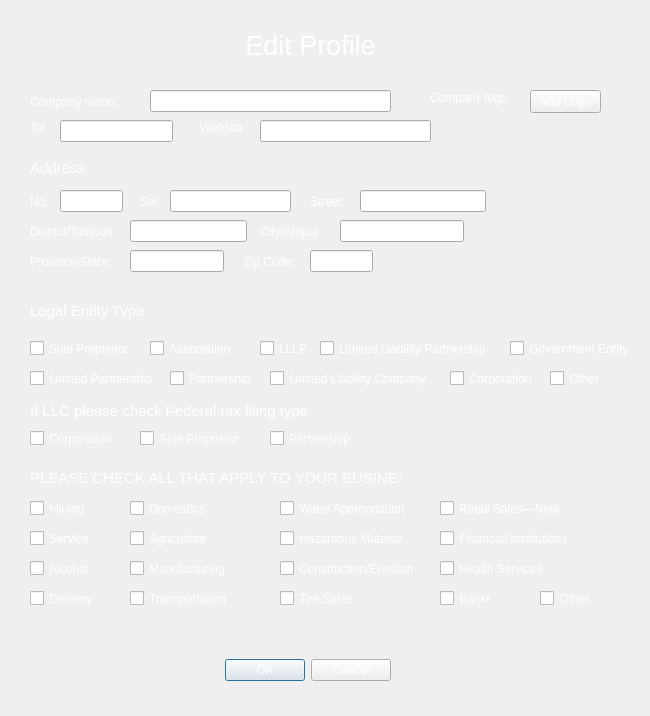
<?xml version="1.0" encoding="UTF-8"?>
<ui version="4.0">
 <class>Form</class>
 <widget class="QWidget" name="Form">
  <property name="geometry">
   <rect>
    <x>0</x>
    <y>0</y>
    <width>650</width>
    <height>716</height>
   </rect>
  </property>
  <property name="windowTitle">
   <string>Form</string>
  </property>
  <property name="styleSheet">
   <string notr="true">QWidget{
	background-image: url(:/bg/grey.png);
	color: white
}

QComboBox{
	
	background-color: rgb(65, 65, 65);
}</string>
  </property>
  <widget class="QLabel" name="label">
   <property name="geometry">
    <rect>
     <x>200</x>
     <y>10</y>
     <width>221</width>
     <height>71</height>
    </rect>
   </property>
   <property name="font">
    <font>
     <pointsize>20</pointsize>
    </font>
   </property>
   <property name="text">
    <string>Edit Profile</string>
   </property>
   <property name="alignment">
    <set>Qt::AlignCenter</set>
   </property>
  </widget>
  <widget class="QLabel" name="label_2">
   <property name="geometry">
    <rect>
     <x>30</x>
     <y>90</y>
     <width>111</width>
     <height>24</height>
    </rect>
   </property>
   <property name="text">
    <string>Company name:</string>
   </property>
  </widget>
  <widget class="QLineEdit" name="lineEdit_comp_name">
   <property name="geometry">
    <rect>
     <x>150</x>
     <y>90</y>
     <width>241</width>
     <height>22</height>
    </rect>
   </property>
   <property name="text">
    <string/>
   </property>
  </widget>
  <widget class="QLabel" name="label_comp_logo">
   <property name="geometry">
    <rect>
     <x>430</x>
     <y>90</y>
     <width>91</width>
     <height>16</height>
    </rect>
   </property>
   <property name="text">
    <string>Company logo</string>
   </property>
  </widget>
  <widget class="QPushButton" name="pushButton">
   <property name="geometry">
    <rect>
     <x>530</x>
     <y>90</y>
     <width>71</width>
     <height>23</height>
    </rect>
   </property>
   <property name="text">
    <string>Add Logo</string>
   </property>
  </widget>
  <widget class="QLabel" name="label_12">
   <property name="geometry">
    <rect>
     <x>30</x>
     <y>160</y>
     <width>71</width>
     <height>16</height>
    </rect>
   </property>
   <property name="font">
    <font>
     <pointsize>11</pointsize>
    </font>
   </property>
   <property name="text">
    <string>Address</string>
   </property>
  </widget>
  <widget class="QLabel" name="label_19">
   <property name="geometry">
    <rect>
     <x>30</x>
     <y>300</y>
     <width>161</width>
     <height>21</height>
    </rect>
   </property>
   <property name="font">
    <font>
     <pointsize>11</pointsize>
    </font>
   </property>
   <property name="text">
    <string>Legal Entity Type</string>
   </property>
  </widget>
  <widget class="QCheckBox" name="checkBox">
   <property name="geometry">
    <rect>
     <x>30</x>
     <y>340</y>
     <width>121</width>
     <height>17</height>
    </rect>
   </property>
   <property name="text">
    <string>Sole Proprietor</string>
   </property>
  </widget>
  <widget class="QCheckBox" name="checkBox_2">
   <property name="geometry">
    <rect>
     <x>150</x>
     <y>340</y>
     <width>101</width>
     <height>17</height>
    </rect>
   </property>
   <property name="text">
    <string>Association</string>
   </property>
  </widget>
  <widget class="QCheckBox" name="checkBox_3">
   <property name="geometry">
    <rect>
     <x>260</x>
     <y>340</y>
     <width>51</width>
     <height>17</height>
    </rect>
   </property>
   <property name="text">
    <string>LLLP</string>
   </property>
  </widget>
  <widget class="QCheckBox" name="checkBox_4">
   <property name="geometry">
    <rect>
     <x>320</x>
     <y>340</y>
     <width>181</width>
     <height>17</height>
    </rect>
   </property>
   <property name="text">
    <string>Limited Liability Partnership</string>
   </property>
  </widget>
  <widget class="QCheckBox" name="checkBox_5">
   <property name="geometry">
    <rect>
     <x>510</x>
     <y>340</y>
     <width>131</width>
     <height>17</height>
    </rect>
   </property>
   <property name="text">
    <string>Government Entity</string>
   </property>
  </widget>
  <widget class="QCheckBox" name="checkBox_6">
   <property name="geometry">
    <rect>
     <x>450</x>
     <y>370</y>
     <width>101</width>
     <height>17</height>
    </rect>
   </property>
   <property name="text">
    <string>Corporation</string>
   </property>
  </widget>
  <widget class="QCheckBox" name="checkBox_7">
   <property name="geometry">
    <rect>
     <x>30</x>
     <y>370</y>
     <width>141</width>
     <height>17</height>
    </rect>
   </property>
   <property name="text">
    <string>Limited Partnership</string>
   </property>
  </widget>
  <widget class="QCheckBox" name="checkBox_8">
   <property name="geometry">
    <rect>
     <x>170</x>
     <y>370</y>
     <width>91</width>
     <height>17</height>
    </rect>
   </property>
   <property name="text">
    <string>Partnership</string>
   </property>
  </widget>
  <widget class="QCheckBox" name="checkBox_9">
   <property name="geometry">
    <rect>
     <x>270</x>
     <y>370</y>
     <width>171</width>
     <height>17</height>
    </rect>
   </property>
   <property name="text">
    <string>Limited Liability Company</string>
   </property>
  </widget>
  <widget class="QCheckBox" name="checkBox_10">
   <property name="geometry">
    <rect>
     <x>550</x>
     <y>370</y>
     <width>70</width>
     <height>17</height>
    </rect>
   </property>
   <property name="text">
    <string>Other</string>
   </property>
  </widget>
  <widget class="QLabel" name="label_20">
   <property name="geometry">
    <rect>
     <x>30</x>
     <y>400</y>
     <width>351</width>
     <height>21</height>
    </rect>
   </property>
   <property name="font">
    <font>
     <pointsize>11</pointsize>
    </font>
   </property>
   <property name="text">
    <string>If LLC please check Federal tax filing type</string>
   </property>
  </widget>
  <widget class="QCheckBox" name="checkBox_11">
   <property name="geometry">
    <rect>
     <x>30</x>
     <y>430</y>
     <width>111</width>
     <height>17</height>
    </rect>
   </property>
   <property name="text">
    <string>Corporation</string>
   </property>
  </widget>
  <widget class="QCheckBox" name="checkBox_12">
   <property name="geometry">
    <rect>
     <x>140</x>
     <y>430</y>
     <width>131</width>
     <height>17</height>
    </rect>
   </property>
   <property name="text">
    <string>Sole Proprietor</string>
   </property>
  </widget>
  <widget class="QCheckBox" name="checkBox_13">
   <property name="geometry">
    <rect>
     <x>270</x>
     <y>430</y>
     <width>91</width>
     <height>17</height>
    </rect>
   </property>
   <property name="text">
    <string>Partnership</string>
   </property>
  </widget>
  <widget class="QLabel" name="label_21">
   <property name="geometry">
    <rect>
     <x>30</x>
     <y>470</y>
     <width>371</width>
     <height>16</height>
    </rect>
   </property>
   <property name="font">
    <font>
     <pointsize>11</pointsize>
    </font>
   </property>
   <property name="text">
    <string>PLEASE CHECK ALL THAT APPLY TO YOUR BUSINESS</string>
   </property>
  </widget>
  <widget class="QCheckBox" name="checkBox_14">
   <property name="geometry">
    <rect>
     <x>30</x>
     <y>500</y>
     <width>70</width>
     <height>17</height>
    </rect>
   </property>
   <property name="text">
    <string>Mining</string>
   </property>
  </widget>
  <widget class="QCheckBox" name="checkBox_15">
   <property name="geometry">
    <rect>
     <x>130</x>
     <y>500</y>
     <width>91</width>
     <height>17</height>
    </rect>
   </property>
   <property name="text">
    <string>Domestics</string>
   </property>
  </widget>
  <widget class="QCheckBox" name="checkBox_17">
   <property name="geometry">
    <rect>
     <x>280</x>
     <y>500</y>
     <width>141</width>
     <height>17</height>
    </rect>
   </property>
   <property name="text">
    <string>Water Appropriation</string>
   </property>
  </widget>
  <widget class="QCheckBox" name="checkBox_21">
   <property name="geometry">
    <rect>
     <x>30</x>
     <y>560</y>
     <width>61</width>
     <height>17</height>
    </rect>
   </property>
   <property name="text">
    <string>Alcohol</string>
   </property>
  </widget>
  <widget class="QCheckBox" name="checkBox_22">
   <property name="geometry">
    <rect>
     <x>130</x>
     <y>530</y>
     <width>91</width>
     <height>17</height>
    </rect>
   </property>
   <property name="text">
    <string>Agriculture</string>
   </property>
  </widget>
  <widget class="QCheckBox" name="checkBox_23">
   <property name="geometry">
    <rect>
     <x>30</x>
     <y>530</y>
     <width>70</width>
     <height>17</height>
    </rect>
   </property>
   <property name="text">
    <string>Service</string>
   </property>
  </widget>
  <widget class="QCheckBox" name="checkBox_24">
   <property name="geometry">
    <rect>
     <x>280</x>
     <y>530</y>
     <width>141</width>
     <height>17</height>
    </rect>
   </property>
   <property name="text">
    <string>Hazardous Material</string>
   </property>
  </widget>
  <widget class="QCheckBox" name="checkBox_26">
   <property name="geometry">
    <rect>
     <x>440</x>
     <y>530</y>
     <width>151</width>
     <height>17</height>
    </rect>
   </property>
   <property name="text">
    <string>Financial Institutions</string>
   </property>
  </widget>
  <widget class="QCheckBox" name="checkBox_29">
   <property name="geometry">
    <rect>
     <x>130</x>
     <y>560</y>
     <width>111</width>
     <height>17</height>
    </rect>
   </property>
   <property name="text">
    <string>Manufacturing</string>
   </property>
  </widget>
  <widget class="QCheckBox" name="checkBox_31">
   <property name="geometry">
    <rect>
     <x>440</x>
     <y>500</y>
     <width>131</width>
     <height>17</height>
    </rect>
   </property>
   <property name="text">
    <string>Retail Sales—New</string>
   </property>
  </widget>
  <widget class="QCheckBox" name="checkBox_33">
   <property name="geometry">
    <rect>
     <x>280</x>
     <y>560</y>
     <width>151</width>
     <height>17</height>
    </rect>
   </property>
   <property name="text">
    <string>Construction/Erection</string>
   </property>
  </widget>
  <widget class="QCheckBox" name="checkBox_36">
   <property name="geometry">
    <rect>
     <x>30</x>
     <y>590</y>
     <width>70</width>
     <height>17</height>
    </rect>
   </property>
   <property name="text">
    <string>Delivery</string>
   </property>
  </widget>
  <widget class="QCheckBox" name="checkBox_37">
   <property name="geometry">
    <rect>
     <x>440</x>
     <y>560</y>
     <width>121</width>
     <height>17</height>
    </rect>
   </property>
   <property name="text">
    <string>Health Services</string>
   </property>
  </widget>
  <widget class="QCheckBox" name="checkBox_39">
   <property name="geometry">
    <rect>
     <x>130</x>
     <y>590</y>
     <width>121</width>
     <height>17</height>
    </rect>
   </property>
   <property name="text">
    <string>Transportation</string>
   </property>
  </widget>
  <widget class="QCheckBox" name="checkBox_40">
   <property name="geometry">
    <rect>
     <x>440</x>
     <y>590</y>
     <width>51</width>
     <height>17</height>
    </rect>
   </property>
   <property name="text">
    <string>Banker</string>
   </property>
  </widget>
  <widget class="QCheckBox" name="checkBox_41">
   <property name="geometry">
    <rect>
     <x>280</x>
     <y>590</y>
     <width>121</width>
     <height>17</height>
    </rect>
   </property>
   <property name="text">
    <string>Tire Sales</string>
   </property>
  </widget>
  <widget class="QCheckBox" name="checkBox_47">
   <property name="geometry">
    <rect>
     <x>540</x>
     <y>590</y>
     <width>61</width>
     <height>17</height>
    </rect>
   </property>
   <property name="text">
    <string>Other</string>
   </property>
  </widget>
  <widget class="QDialogButtonBox" name="buttonBox">
   <property name="geometry">
    <rect>
     <x>210</x>
     <y>650</y>
     <width>181</width>
     <height>41</height>
    </rect>
   </property>
   <property name="standardButtons">
    <set>QDialogButtonBox::Cancel|QDialogButtonBox::Ok</set>
   </property>
  </widget>
  <widget class="QLineEdit" name="lineEdit_houseNo">
   <property name="geometry">
    <rect>
     <x>60</x>
     <y>190</y>
     <width>63</width>
     <height>22</height>
    </rect>
   </property>
  </widget>
  <widget class="QLabel" name="label_8">
   <property name="geometry">
    <rect>
     <x>30</x>
     <y>190</y>
     <width>31</width>
     <height>24</height>
    </rect>
   </property>
   <property name="text">
    <string>No.</string>
   </property>
  </widget>
  <widget class="QLabel" name="label_13">
   <property name="geometry">
    <rect>
     <x>260</x>
     <y>220</y>
     <width>71</width>
     <height>24</height>
    </rect>
   </property>
   <property name="text">
    <string>City/Ampur:</string>
   </property>
  </widget>
  <widget class="QLabel" name="label_16">
   <property name="geometry">
    <rect>
     <x>240</x>
     <y>250</y>
     <width>61</width>
     <height>24</height>
    </rect>
   </property>
   <property name="text">
    <string> Zip Code:</string>
   </property>
  </widget>
  <widget class="QLabel" name="label_14">
   <property name="geometry">
    <rect>
     <x>30</x>
     <y>250</y>
     <width>91</width>
     <height>24</height>
    </rect>
   </property>
   <property name="text">
    <string>Province/State:</string>
   </property>
  </widget>
  <widget class="QLineEdit" name="lineEdit_street">
   <property name="geometry">
    <rect>
     <x>360</x>
     <y>190</y>
     <width>126</width>
     <height>22</height>
    </rect>
   </property>
  </widget>
  <widget class="QLabel" name="label_11">
   <property name="geometry">
    <rect>
     <x>140</x>
     <y>190</y>
     <width>23</width>
     <height>24</height>
    </rect>
   </property>
   <property name="text">
    <string>Soi:</string>
   </property>
  </widget>
  <widget class="QLineEdit" name="lineEdit_city">
   <property name="geometry">
    <rect>
     <x>340</x>
     <y>220</y>
     <width>124</width>
     <height>22</height>
    </rect>
   </property>
   <property name="text">
    <string/>
   </property>
  </widget>
  <widget class="QLabel" name="label_15">
   <property name="geometry">
    <rect>
     <x>310</x>
     <y>190</y>
     <width>51</width>
     <height>24</height>
    </rect>
   </property>
   <property name="text">
    <string>Street:</string>
   </property>
  </widget>
  <widget class="QLineEdit" name="lineEdit_soi">
   <property name="geometry">
    <rect>
     <x>170</x>
     <y>190</y>
     <width>121</width>
     <height>22</height>
    </rect>
   </property>
  </widget>
  <widget class="QLineEdit" name="lineEdit_state">
   <property name="geometry">
    <rect>
     <x>130</x>
     <y>250</y>
     <width>94</width>
     <height>22</height>
    </rect>
   </property>
   <property name="text">
    <string/>
   </property>
  </widget>
  <widget class="QLabel" name="label_17">
   <property name="geometry">
    <rect>
     <x>30</x>
     <y>220</y>
     <width>101</width>
     <height>24</height>
    </rect>
   </property>
   <property name="text">
    <string>District/Tambon:</string>
   </property>
  </widget>
  <widget class="QLineEdit" name="lineEdit_zip">
   <property name="geometry">
    <rect>
     <x>310</x>
     <y>250</y>
     <width>63</width>
     <height>22</height>
    </rect>
   </property>
  </widget>
  <widget class="QLineEdit" name="lineEdit_district">
   <property name="geometry">
    <rect>
     <x>130</x>
     <y>220</y>
     <width>117</width>
     <height>22</height>
    </rect>
   </property>
  </widget>
  <widget class="QLineEdit" name="lineEdit_tel">
   <property name="geometry">
    <rect>
     <x>60</x>
     <y>120</y>
     <width>113</width>
     <height>22</height>
    </rect>
   </property>
  </widget>
  <widget class="QLabel" name="label_3">
   <property name="geometry">
    <rect>
     <x>30</x>
     <y>120</y>
     <width>31</width>
     <height>16</height>
    </rect>
   </property>
   <property name="text">
    <string>Tel :</string>
   </property>
  </widget>
  <widget class="QLabel" name="label_4">
   <property name="geometry">
    <rect>
     <x>200</x>
     <y>120</y>
     <width>61</width>
     <height>16</height>
    </rect>
   </property>
   <property name="text">
    <string>Website :</string>
   </property>
  </widget>
  <widget class="QLineEdit" name="lineEdit_web">
   <property name="geometry">
    <rect>
     <x>260</x>
     <y>120</y>
     <width>171</width>
     <height>22</height>
    </rect>
   </property>
   <property name="text">
    <string/>
   </property>
  </widget>
 </widget>
 <resources>
  <include location="resource_pic/source.qrc"/>
 </resources>
 <connections/>
</ui>
